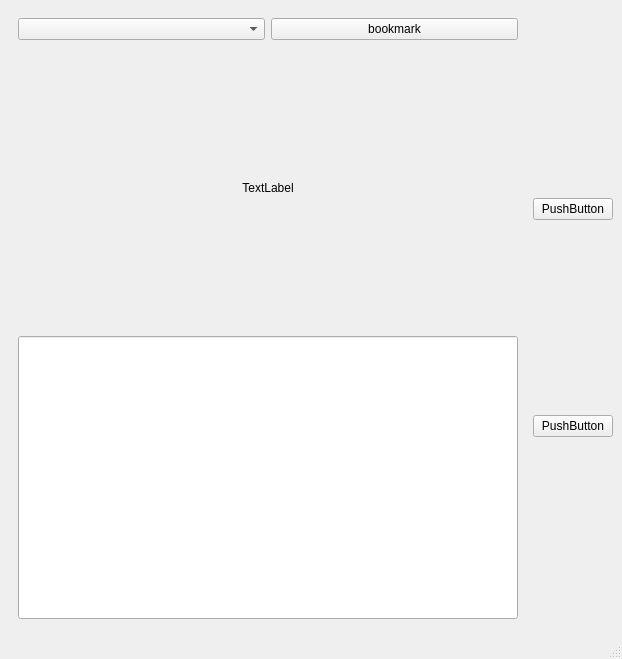
<?xml version="1.0" encoding="UTF-8"?>
<ui version="4.0">
 <class>MainWindow</class>
 <widget class="QMainWindow" name="MainWindow">
  <property name="geometry">
   <rect>
    <x>0</x>
    <y>0</y>
    <width>622</width>
    <height>659</height>
   </rect>
  </property>
  <property name="windowTitle">
   <string>MainWindow</string>
  </property>
  <widget class="QWidget" name="centralwidget">
   <layout class="QHBoxLayout" name="horizontalLayout">
    <item>
     <widget class="QStackedWidget" name="stackedWidget">
      <widget class="QWidget" name="page">
       <layout class="QGridLayout" name="gridLayout">
        <item row="0" column="1">
         <widget class="QPushButton" name="switch_bookmark">
          <property name="sizePolicy">
           <sizepolicy hsizetype="Minimum" vsizetype="Fixed">
            <horstretch>0</horstretch>
            <verstretch>0</verstretch>
           </sizepolicy>
          </property>
          <property name="text">
           <string>bookmark</string>
          </property>
         </widget>
        </item>
        <item row="0" column="0">
         <widget class="QComboBox" name="date_box">
          <property name="sizePolicy">
           <sizepolicy hsizetype="Preferred" vsizetype="Fixed">
            <horstretch>0</horstretch>
            <verstretch>0</verstretch>
           </sizepolicy>
          </property>
         </widget>
        </item>
        <item row="2" column="0" colspan="2">
         <widget class="QLineEdit" name="lineEdit">
          <property name="sizePolicy">
           <sizepolicy hsizetype="Expanding" vsizetype="Minimum">
            <horstretch>0</horstretch>
            <verstretch>0</verstretch>
           </sizepolicy>
          </property>
          <property name="minimumSize">
           <size>
            <width>0</width>
            <height>50</height>
           </size>
          </property>
          <property name="styleSheet">
           <string notr="true">font: 300 36pt &quot;Segoe UI Light&quot;;</string>
          </property>
          <property name="alignment">
           <set>Qt::AlignmentFlag::AlignCenter</set>
          </property>
         </widget>
        </item>
        <item row="1" column="0" colspan="2">
         <widget class="QLabel" name="label">
          <property name="sizePolicy">
           <sizepolicy hsizetype="Preferred" vsizetype="Minimum">
            <horstretch>0</horstretch>
            <verstretch>0</verstretch>
           </sizepolicy>
          </property>
          <property name="minimumSize">
           <size>
            <width>300</width>
            <height>200</height>
           </size>
          </property>
          <property name="styleSheet">
           <string notr="true">font: 36pt &quot;Segoe UI Symbol&quot;;</string>
          </property>
          <property name="text">
           <string>TextLabel</string>
          </property>
          <property name="alignment">
           <set>Qt::AlignmentFlag::AlignCenter</set>
          </property>
         </widget>
        </item>
       </layout>
      </widget>
      <widget class="QWidget" name="page_2"/>
     </widget>
    </item>
    <item>
     <layout class="QVBoxLayout" name="verticalLayout">
      <item>
       <widget class="QPushButton" name="pushButton">
        <property name="text">
         <string>PushButton</string>
        </property>
       </widget>
      </item>
      <item>
       <widget class="QPushButton" name="pushButton_2">
        <property name="text">
         <string>PushButton</string>
        </property>
       </widget>
      </item>
     </layout>
    </item>
   </layout>
  </widget>
  <widget class="QMenuBar" name="menubar">
   <property name="geometry">
    <rect>
     <x>0</x>
     <y>0</y>
     <width>622</width>
     <height>22</height>
    </rect>
   </property>
  </widget>
  <widget class="QStatusBar" name="statusbar"/>
 </widget>
 <resources/>
 <connections/>
</ui>
